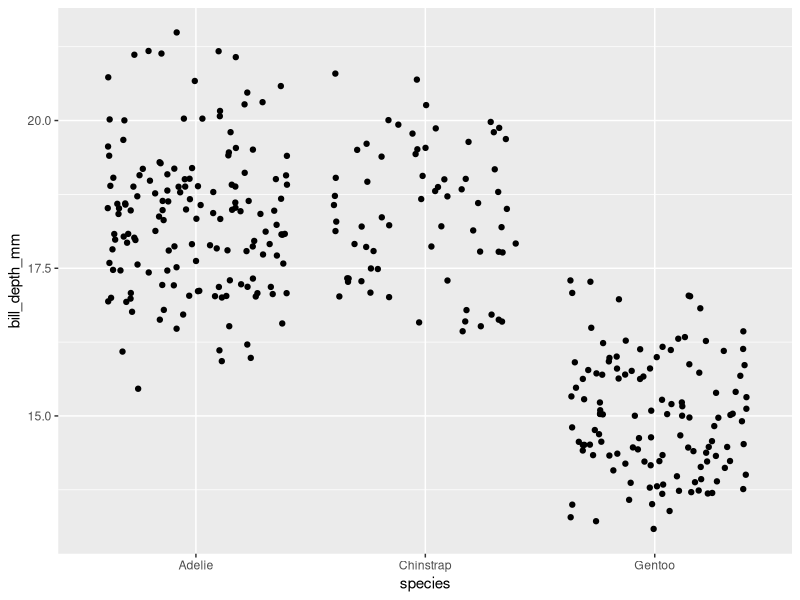
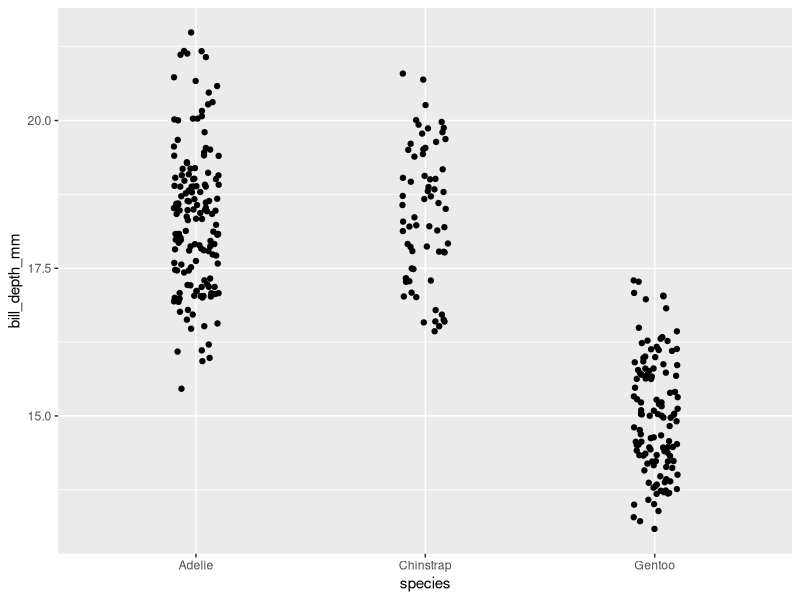

Write R code to recreate these figures, in order.

            library(ggplot2)
            library(palmerpenguins)
            built_answer <- tryCatch(
                {
                    set.seed(42)
                    ggplot(penguins, aes(x = species, y = bill_depth_mm)) + geom_jitter()
                    suppressWarnings(
                        if (!file.exists("/sandbox/figures/bill-depth_species_jitter_answer.png")) {
                            ggsave(
                                width = 3,
                                height = 3,
                                "/sandbox/figures/bill-depth_species_jitter_answer.png"
                            )
                        }
                    )
                    suppressWarnings(
                        ggplot_build(last_plot())
                    )
                },
                error = function(e) {
                    'ERROR'
                }
            )
            built_submission <- tryCatch(
                {
                    set.seed(42)
                    ggplot(data = penguins, aes(x = species, y = bill_depth_mm)) +
  geom_jitter(width = 0.1)
                    suppressWarnings(
                        ggsave(
                            width = 3,
                            height = 3,
                            "figures/bill-depth_species_jitter_submission_qwen.png"
                        )
                    )
                    suppressWarnings(
                        ggplot_build(last_plot())
                    )
                },
                error = function(e) {
                    'ERROR'
                }
            )
            cat(isTRUE(all.equal(built_answer, built_submission)))
        
